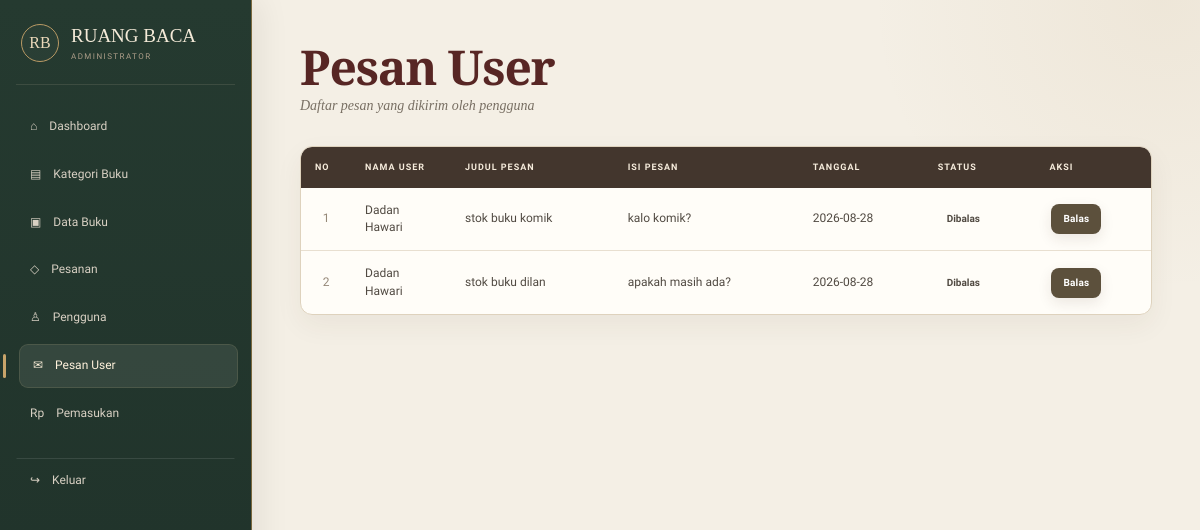
Screenshot of /admin/pesan.php (signed in) with the database file from the repository.
### tables this page shows
CREATE TABLE `pesan` (
  `id_pesan` int(11) NOT NULL,
  `id_user` int(11) DEFAULT NULL,
  `judul_pesan` varchar(100) DEFAULT NULL,
  `isi_pesan` text DEFAULT NULL,
  `balasan_admin` text DEFAULT NULL,
  `tanggal` date DEFAULT NULL,
  `status` varchar(50) DEFAULT NULL
);

CREATE TABLE `users` (
  `id_user` int(11) NOT NULL,
  `nama` varchar(100) DEFAULT NULL,
  `email` varchar(100) DEFAULT NULL,
  `password` varchar(255) DEFAULT NULL,
  `alamat` text DEFAULT NULL,
  `role` enum('admin','user') DEFAULT NULL
);

### admin/pesan.php (the view, shortened to what this page needs)
<?php
include "../config/koneksi.php";
$data = mysqli_query(
    $conn,
    "SELECT pesan.*, users.nama
FROM pesan
INNER JOIN users
ON pesan.id_user = users.id_user
ORDER BY id_pesan DESC"
);
?>
<!DOCTYPE html>
<html>
<head>
    <link rel="stylesheet" href="../css/style.css">
</head>
<body>
    <?php include "../template/sidebar.php"; ?>
    <div class="content">
        <h1>
            Pesan User
        </h1>
        <p>
            Daftar pesan yang dikirim oleh pengguna
        </p>
        <table width="100%">
            <tr>
                <th>
                    No
                </th>
                <th>
                    Nama User
                </th>
                <th>
                    Judul Pesan
                </th>
                <th>
                    Isi Pesan
                </th>
                <th>
                    Tanggal
                </th>
                <th>
                    Status
                </th>
                <th>
                    Aksi
                </th>
            </tr>
            <?php
            $no = 1;
            while ($row = mysqli_fetch_assoc($data)) {
            ?>
                <tr>
                    <td>
                        <?= $no++; ?>
                    </td>
                    <td>
                        <?= $row['nama']; ?>
                    </td>
                    <td>
                        <?= $row['judul_pesan']; ?>
                    </td>
                    <td>
                        <?= $row['isi_pesan']; ?>
                    </td>
                    <td>
                        <?= $row['tanggal']; ?>
                    </td>
                    <td>
                        <?php if ($row['status'] == "Baru") { ?>
                            <span class="badge-proses">
                                Baru
                            </span>
                        <?php } else { ?>
                            <span class="badge-selesai">
                                Dibalas
                            </span>
                        <?php } ?>
                    </td>
                    <td>
                        <a
                            href="balas_pesan.php?id=<?= $row['id_pesan']; ?>"
                            class="btn-detail">
                            Balas
                        </a>
                    </td>
                </tr>
            <?php } ?>
        </table>
    </div>
</body>
</html>

### css/style.css (style rules this page uses)
:root { --ink:#2b241f;--paper:#f3eddf;--paper2:#fbf7ee;--wine:#682d2c;--wine2:#4d2020;--forest:#2f4638;--gold:#a88347;--line:#d8c9ae;--muted:#786f63;--white:#fffdf7;--shadow:0 14px 38px rgba(54,38,25,.10) }
* { box-sizing:border-box;margin:0;padding:0 }
html { scroll-behavior:smooth }
body { font-family:'Libre Franklin',Arial,sans-serif;background:var(--paper2);color:var(--ink);line-height:1.65 }
a { text-decoration:none;color:inherit }
h1,h2,h3,.logo,.sidebar-logo { font-family:'Cormorant Garamond',Georgia,serif }
.content-user>h1,.user-container>h1,.content>h1 { font-size:46px;color:var(--wine2);line-height:1.05 }
.content { margin-left:270px;padding:48px;min-height:100vh;background:#f6f0e5 }
table { width:100%;border-collapse:collapse;background:#fffdf8;border:1px solid #d9ccb6;border-radius:0;box-shadow:none }
table th { background:#44372e;color:#f6ecdc;padding:14px;text-align:left;font-size:10px;letter-spacing:.08em;text-transform:uppercase }
table td { padding:14px;border-bottom:1px solid #e4dac8;font-size:13px }
.stock,.badge-proses,.badge-kirim,.badge-selesai { display:inline-block;padding:5px 9px;border-radius:0;font-size:10px;font-weight:700 }
.action-edit,.action-delete,.btn-detail,.btn-kirim,.btn-selesai,.btn-hapus,.btn-secondary-cart { display:inline-block;padding:7px 11px;border-radius:0;color:#fff;font-size:10px;font-weight:700;margin:2px }
.action-edit,.btn-detail { background:#6c5a3e }
:root { --radius:12px;--radius-sm:8px;--admin-bg:#f4efe5;--admin-card:#fffdf8;--admin-border:#ded2bd;--ease:cubic-bezier(.2,.8,.2,1) }
body { overflow-x:hidden }
.btn,.action-edit,.action-delete,.btn-detail,.btn-kirim,.btn-selesai,.btn-hapus,.btn-secondary-cart,.btn-login,.btn-register,.filter-btn { border-radius:8px;transition:transform .22s var(--ease),box-shadow .22s var(--ease),background .22s ease,border-color .22s ease;box-shadow:0 5px 14px rgba(70,43,30,.10) }
.action-edit,.action-delete,.btn-detail,.btn-kirim,.btn-selesai,.btn-hapus,.btn-secondary-cart { padding:8px 12px;white-space:nowrap;letter-spacing:.02em }
.action-edit,.btn-detail { background:#5c503c }
.content { margin-left:252px;padding:42px clamp(28px,4vw,62px) 64px;min-height:100vh;background:radial-gradient(circle at 96% 0,rgba(168,131,71,.08),transparent 24%),var(--admin-bg) }
.content>h1 { font-size:clamp(38px,4vw,52px);letter-spacing:-.025em;margin-bottom:3px;color:#572624 }
.content>p { color:#786f63;font:italic 14px/1.6 Georgia,serif;margin-bottom:28px }
.content table { margin-top:4px;background:var(--admin-card);border:1px solid var(--admin-border);border-radius:12px;box-shadow:0 10px 28px rgba(62,45,31,.06);overflow:hidden;border-collapse:separate;border-spacing:0;table-layout:auto }
.content table th { position:sticky;top:0;z-index:2;background:#43362d;padding:13px 14px;font-size:9px;letter-spacing:.11em;white-space:nowrap;border:0 }
.content table th:first-child { border-radius:11px 0 0 0 }
.content table th:last-child { border-radius:0 11px 0 0 }
.content table td { padding:14px;vertical-align:middle;border-bottom:1px solid #e8dfd0;font-size:12px;color:#514a42;line-height:1.45 }
.content table tr:last-child td { border-bottom:0 }
.content table tr { transition:background .18s ease }
.content table td:nth-child(1) { width:50px;text-align:center;color:#958878 }
.content table td:nth-child(2) { width:100px }
.content table td:last-child { white-space:nowrap }
.rb-reveal { opacity:0;transform:translateY(16px) }
.rb-reveal.rb-visible { animation:rbFadeUp .62s var(--ease) both }
:root { --cream-0:#fffaf0;--cream-1:#f8f0df;--cream-2:#efe2ca; --walnut:#3c2b23;--walnut-2:#594035;--burgundy:#6b2d2c; --antique:#ad874c;--soft-line:#dccdb3; }

### rows the page displays
pesan: id_user.nama "Dadan Hawari", judul_pesan "stok buku komik", isi_pesan "kalo komik?", tanggal "2026-08-28", status "Dibalas"
pesan: id_user.nama "Dadan Hawari", judul_pesan "stok buku dilan", isi_pesan "apakah masih ada?", tanggal "2026-08-28", status "Dibalas"
